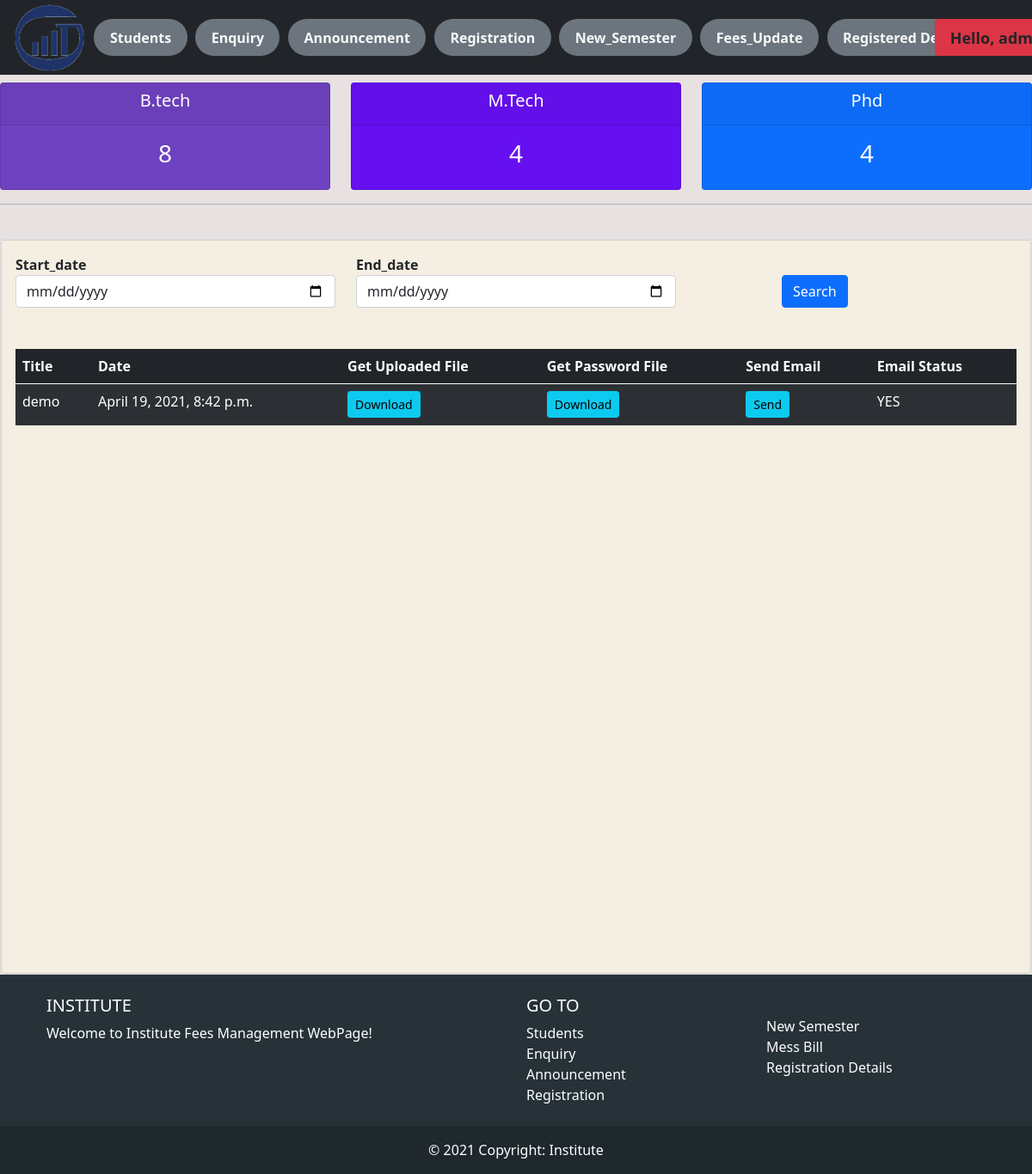
The page /registration_details/ (signed in) on the database its author committed.
### fees/models.py (models this page shows, shortened)
class RegisterFile(models.Model):
    Email_Status = models.TextChoices('Email_Status', 'NO YES')
    title = models.CharField('Title', max_length=150, blank=False)
    uploaded_file = models.FileField('Uploaded File', upload_to='uploads/')
    password = models.TextField('Password', blank=False)
    roll_no = models.TextField('Roll_No', blank=False)
    email = models.TextField('email', blank=False)
    email_sent = models.CharField('Show', max_length=3, null=True, choices=Email_Status.choices, default='NO')
    datecreated = models.DateTimeField(auto_now_add=True, null=True)

### fees/decorators.py (the view)
        def wrapper_func(request, *args, **kwargs):
            group = None
            if request.user.groups.exists():
                group = request.user.groups.all()[0].name
            if group in allowed_roles:
                return view_func(request, *args, **kwargs)
            else:
                return HttpResponse('You are not authorize')

### fees/views.py (called while the page is built)
@login_required(login_url = 'login')
@allowed_users(allowed_roles=['admin'])
def registered_details(request):
    all_files = RegisterFile.objects.all().order_by('-datecreated')
    btech = Student.objects.filter(course='B_Tech').count()
    mtech = Student.objects.filter(course='M_Tech').count()
    phd = Student.objects.filter(course='Phd').count()
    myfilter = RegisteredDetails(request.GET, queryset=all_files)
    if request.method == 'GET':
        all_files = myfilter.qs
    context = {'all_files':all_files, 'btech':btech, 'mtech':mtech, 'phd':phd, 'myfilter':myfilter}
    return render(request, 'fees/registered_details.html', context)

### fees/templates/fees/registered_details.html (shortened to what this page needs)
{% extends 'fees/main.html' %}
{% load crispy_forms_tags %}
{% block content %}
{% include 'fees/status.html' %}
<hr>
<br>
<div class="row">
    <div class="col-md">
        <div class="card">
            <div class="card card-body" style="background-color:  rgb(245, 238, 226);">
                <form action="" method="get">
                    <div class="row" style="background-color:  rgb(245, 238, 226);">
                        <div class="col-4">
                            <strong>{{ myfilter.form.start|as_crispy_field }}</strong>
                        </div>
                        <div class="col-4">
                            <strong>{{ myfilter.form.end|as_crispy_field }}</strong>
                        </div>
                        <div class="col-1">
                        </div>
                        <div class="col-3">
                        <br>
                            <button class="btn btn-primary" type="submit">Search</button>
                        </div>
                        <br>
                    </div>
                    <br>
                </form>
                <br>
                <div style="overflow-y:scroll;height: 710px;">
                <table class="table table-dark table-striped">
                    <thead>
                        <tr >
                            <th scope="col">Title</th>
                            <th scope="col">Date</th>
                            <th scope="col">Get Uploaded File</th>
                            <th scope="col">Get Password File</th>
                            <th scope="col">Send Email</th>
                            <th scope="col">Email Status</th>
                        </tr>
                    </thead>
                        {% for file in all_files %}
                        <tr>
                            <td>{{file.title}}</td>
                            <td>{{file.datecreated}}</td>
                            <td><a class="btn btn-sm btn-info" href="{% url 'return_uploaded_registered' file.id %}">Download</a></td>
                            <td><a class="btn btn-sm btn-info" href="{% url 'get_password' file.id %}">Download</a></td>
                            <td><a class="btn btn-sm btn-info" href="{% url 'send_register_mail' file.id%}">Send</a></td>
                            <td>{{file.email_sent}}</td>
                        </tr>
                        {%endfor%}
                    </table>
                </div>
            </div>
        </div>
    </div>
</div>
{% endblock %}

### fees/templates/fees/navbar.html (shortened to what this page needs)
{% load static %}
{% if request.user.is_staff %}
<nav class="navbar navbar-expand-lg navbar-dark bg-dark w-100 p-1" style="position: fixed; z-index: 1;">
  <div class="container-fluid">
    <img src="{% static 'images/LOGOIIITG.png' %}" alt="" style="padding: 0%;width:137px; height:79px;">
    <div class="collapse navbar-collapse" id="navbarNavDropdown"  style="overflow-x:visible;width: 100%;">
      <ul class="navbar-nav">
        <li class="nav-item badge rounded-pill bg-secondary " style="margin-left: 1%; font-size: 100%;">
          <a class="nav-link active text-light" aria-current="page" href="{% url 'home' %}">Students</a>
        </li>
        <li class="nav-item badge rounded-pill bg-secondary " style="margin-left: 1%; font-size: 100%;">
          <a class="nav-link active text-light" href="{% url 'enquiry_admin' %}">Enquiry</a>
        </li>
        <li class="nav-item badge rounded-pill bg-secondary " style="margin-left: 1%; font-size: 100%;">
          <a class="nav-link active text-light" href="{% url 'announcement' %}">Announcement</a>
        </li>
        <li class="nav-item badge rounded-pill bg-secondary " style="margin-left: 1%; font-size: 100%;">
          <a class="nav-link active text-light" href="{% url 'registration' %}">Registration</a>
        </li>
        <li class="nav-item badge rounded-pill bg-secondary " style="margin-left: 1%; font-size: 100%;">
          <a class="nav-link active text-light" href="{% url 'automate_semester' %}">New_Semester</a>
        </li>
        <li class="nav-item badge rounded-pill bg-secondary " style="margin-left: 1%; font-size: 100%;">
          <a class="nav-link active text-light" href="{% url 'automate_fees' %}">Fees_Update</a>
        </li>
        <li class="nav-item badge rounded-pill bg-secondary " style="margin-left: 1%; font-size: 100%;">
          <a class="nav-link active text-light" href="{% url 'registered_details' %}">Registered Details</a>
        </li>
      </ul>
    </div>
    <ul class="nav navbar-nav navbar-right" style="margin-left: 1%; margin: right 1%;">
      <li class="nav-item dropdown badge bg-danger">
        <a class="nav-link dropdown-toggle text-dark" href="#" id="navbarDropdownMenuLink" role="button"
          data-bs-toggle="dropdown" aria-expanded="false" style="margin-left: 1%; font-size: 150%;">
          <span>Hello, {{request.user}} </span>
        </a>
      </li>
    </ul>
  </div>
</nav>
{% endif %}
<br>
<br>
<br>

### static/css/main.css (style rules this page uses)
body { background-color: #e7e1e1; }

### rows shown on the page
RegisterFile: title "demo", datecreated "April 19, 2021, 8:42 p.m.", email_sent "YES"

### other values the page prints
{{ btech }} "8"
{{ mtech }} "4"
{{ phd }} "4"
